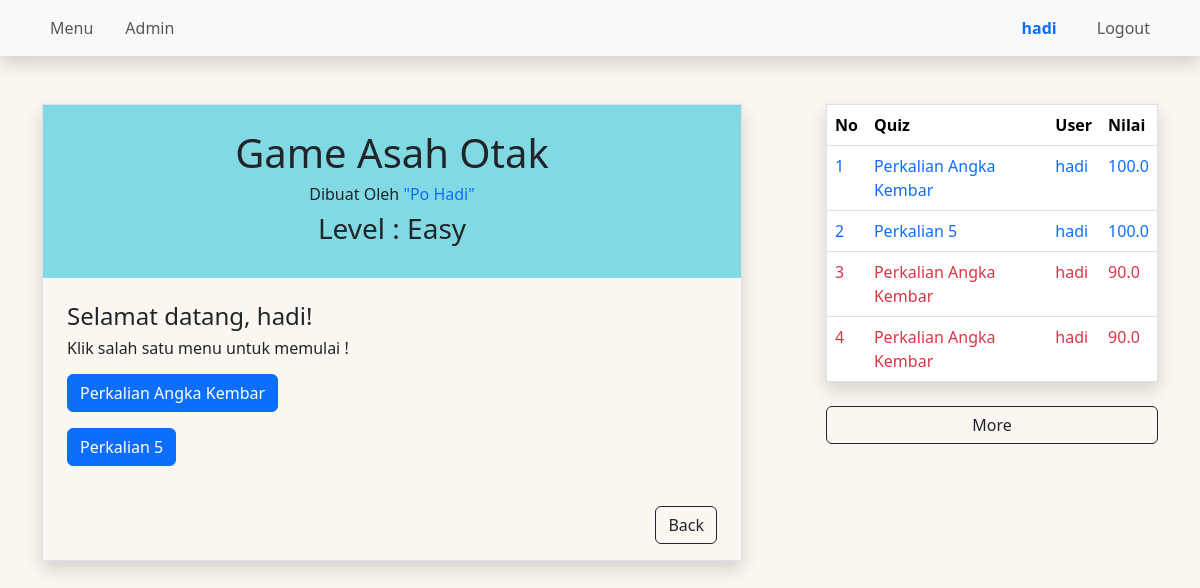
/easy/ (signed in), run on an earlier commit of the app's database.
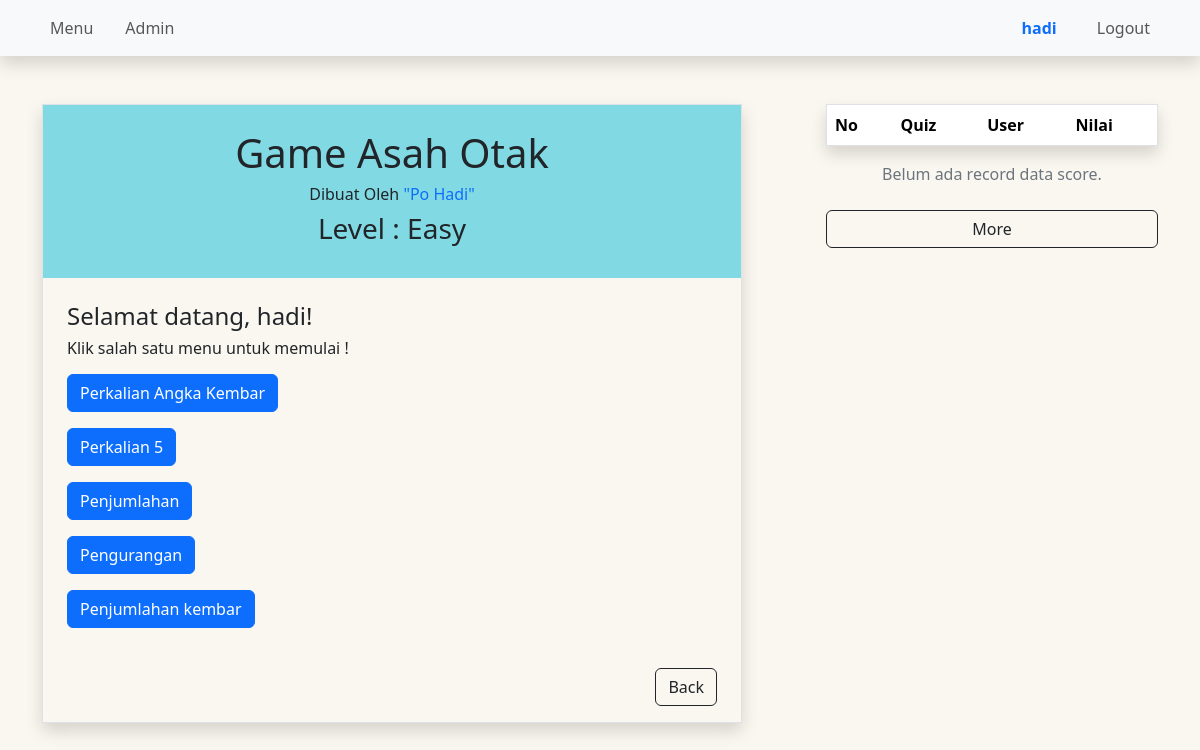
And on a later commit of the database.
### easy/models.py (models this page shows, shortened)
class Easy(models.Model):
  name = models.CharField(max_length=120)
  topic = models.CharField(max_length=120)
  number_of_questions = models.IntegerField()
  time = models.IntegerField()
  required_score_to_pass = models.IntegerField()

class ResultEasy(models.Model):
  quiz = models.ForeignKey(Easy, on_delete=models.CASCADE)
  user = models.ForeignKey(User, on_delete=models.CASCADE)
  score = models.FloatField()
  created = models.DateTimeField(auto_now_add=True)

### easy/views.py (the view)
# urls.py: path('', main_easy_view, name="main-easy-view"),
@login_required
def main_easy_view(request):
  easy_quiz = Easy.objects.all()
  user_id = request.user.id
  results = ResultEasy.objects.filter(user_id=user_id).order_by('-score')[:10]
  context = {
    'easy_quiz' : easy_quiz,
    'results' : results,
  }
  return render(request, 'easy/main.html', context)

### templates/easy/main.html (shortened to what this page needs)
{% extends "base.html" %}
{% load static %}
{% block content %}
<div class="row mt-5">
  <div class="col-md-8 ">
    <div class="border shadow " style="width: 700px;">
      <div class="text-center p-4" style="background-color: #81DAE3 ">
        <h1 >Game Asah Otak</h1>
        <h6 >Dibuat Oleh <span class="text-primary">"Po Hadi"</span></h6>
        <h3>Level : Easy</h3>
      </div>
      <div class="text-start p-4">
        <h4>Selamat datang, {{ user.username }}!</h4>
        <h6>Klik salah satu menu untuk memulai !</h6>
        {% for obj in easy_quiz %}
        <div class="mb-3 mt-3">
          <button type="button" class="btn btn-primary modal-button"
            data-bs-toggle="modal"
            data-bs-target="#quizStartModal"
            data-pk="{{obj.pk}}"
            data-quiz="{{obj.name}}"
            data-questions="{{obj.number_of_questions}}"
            data-difficulty="{{obj.difficulty}}"
            data-time="{{obj.time}}"
            data-pass="{{obj.required_score_to_pass}}" >
                {{obj.name}}
          </button>
        </div>
        {% endfor%}
      </div>
      <div class="d-flex justify-content-end mb-3  me-4">
        <a class="btn btn-outline-dark" href="/">Back</a>
      </div>
    </div>
  </div>
  <div class="col ms-4">
    <div>
      <table class="table border shadow">
        <thead>
          <tr class="">
            <th scope="col">No</th>
            <th scope="col">Quiz</th>
            <th scope="col">User</th>
            <th scope="col">Nilai</th>
          </tr>
        </thead>
        <tbody>
          {% for result in results %}
            {% if result.score == 100 %}
            <tr >
              <td class="text-primary">{{ forloop.counter }}</td>
              <td class="text-primary">{{ result.quiz.name }}</td>
              <td class="text-primary">{{ result.user.username }}</td>
              <td class="text-primary">{{ result.score }}</td>
            </tr>
            {% else %}
            <tr >
              <td class="text-danger">{{ forloop.counter }}</td>
              <td class="text-danger">{{ result.quiz.name }}</td>
              <td class="text-danger">{{ result.user.username }}</td>
              <td class="text-danger">{{ result.score }}</td>
            </tr>
            {% endif %}
          {% endfor %}
        </tbody>
      </table>
      {% if not results %}
      <p class="text-center text-secondary">Belum ada record data score.</p>
      {% endif %}
      <div class="d-grid">
        <a class="btn btn-outline-dark mt-2" href="{% url 'result-easy-view' %}">More</a>
      </div>
    </div>
  </div>
</div>
{% endblock content %}

What changed in the data, as far as the page shows it:
removed ResultEasy: quiz.name "Perkalian Angka Kembar", user.username "hadi", score "100.0"
removed ResultEasy: quiz.name "Perkalian 5", user.username "hadi", score "100.0"
removed ResultEasy: quiz.name "Perkalian Angka Kembar", user.username "hadi", score "90.0"
removed ResultEasy: quiz.name "Perkalian Angka Kembar", user.username "hadi", score "90.0"
added Easy: name "Penjumlahan"
added Easy: name "Pengurangan"
added Easy: name "Penjumlahan kembar"
Also different on the page:
text now shown: "Belum ada record data score."
